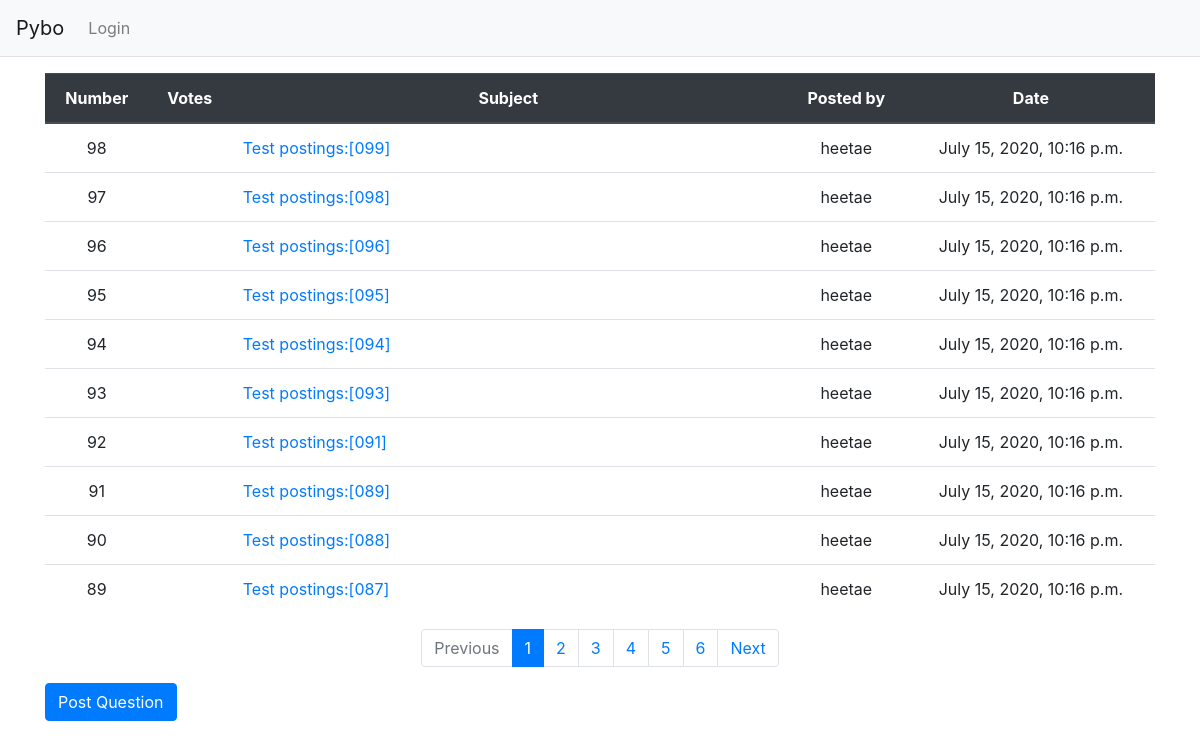
The page /pybo/ on the database as committed earlier.
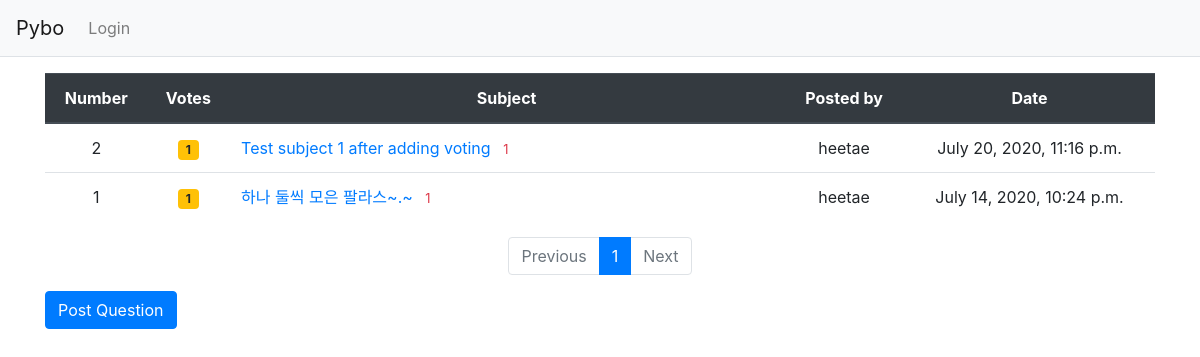
The same page on the database as committed later.
### pybo/models.py (models this page shows, shortened)
class Question(models.Model):
    author = models.ForeignKey(User, on_delete=models.CASCADE, related_name='author_question')
    subject = models.CharField(max_length=200)
    content = models.TextField()
    create_date = models.DateTimeField()
    modify_date = models.DateTimeField(null=True, blank=True)
    voter = models.ManyToManyField(User, related_name='voter_question')

### pybo/views/base_views.py (the view)
# urls.py: path('', base_views.index, name='index'),
def index(request):
    page = request.GET.get('page', '1')
    question_list = Question.objects.order_by('-create_date')
    paginator = Paginator(question_list, 10)
    page_obj = paginator.get_page(page)
    context = {'question_list': page_obj}
    return render(request, 'pybo/question_list.html', context)

### pybo/templatetags/pybo_filter.py (called while the page is built)
@register.filter
def sub(value, arg):
    return value - arg

### templates/pybo/question_list.html
{% extends 'base.html' %}
{% load pybo_filter %}
{% block content %}
<div class="container my-3">
    <table class="table">
        <thead>
        <tr class="text-center thead-dark">
            <th>Number</th>
            <th>Votes</th>
            <th style="width:50%">Subject</th>
            <th>Posted by</th>
            <th>Date</th>
        </tr>
        </thead>
        <tbody>
        {% if question_list %}
        {% for question in question_list %}
        <tr class="text-center">
            <td>
                {{ question_list.paginator.count|sub:question_list.start_index|sub:forloop.counter0|add:1 }}
            </td>
            <td>
                {% if question.voter.all.count > 0 %}
                <span class="badge badge-warning px-2 py-1">{{ question.voter.all.count }}</span>
                {% endif %}
            </td>
            <td class="text-left">
                <a href="{% url 'pybo:detail' question.id %}">{{ question.subject }}</a>
                {% if question.answer_set.count > 0 %}
                <span class="text-danger small ml-2">{{ question.answer_set.count }}</span>
                {% endif %}
            </td>
            <td>{{ question.author.username }}</td>
            <td>{{ question.create_date }}</td>
        </tr>
        {% endfor %}
        {% else %}
        <tr>
            <td colspan="3">No Questions.</td>
        </tr>
        {% endif %}
        </tbody>
    </table>
     <ul class="pagination justify-content-center">
        {% if question_list.has_previous %}
        <li class="page-item">
            <a class="page-link" href="?page={{ question_list.previous_page_number }}">Previous</a>
        </li>
        {% else %}
        <li class="page-item disabled">
            <a class="page-link" tabindex="-1" aria-disabled="true" href="#">Previous</a>
        </li>
        {% endif %}
        {% for page_number in question_list.paginator.page_range %}
         {% if page_number >= question_list.number|add:-5 and page_number <= question_list.number|add:5 %}
            {% if page_number == question_list.number %}
                <li class="page-item active" aria-current="page">
                    <a class="page-link" href="?page={{ page_number }}">{{ page_number }}</a>
                </li>
            {% else %}
                <li class="page-item">
                    <a class="page-link" href="?page={{ page_number }}">{{ page_number }}</a>
                </li>
            {% endif %}
         {% endif %}
        {% endfor %}
        {% if question_list.has_next %}
        <li class="page-item">
            <a class="page-link" href="?page={{ question_list.next_page_number }}">Next</a>
        </li>
        {% else %}
        <li class="page-item disabled">
            <a class="page-link" tabindex="-1" aria-disabled="true" href="#">Next</a>
        </li>
        {% endif %}
    </ul>
    <a href="{% url 'pybo:create_question' %}" class="btn btn-primary">Post Question</a>
</div>
{% endblock %}

Rows that differ between the two databases and show on the page:
removed Question: paginator.count|sub "98", subject "Test postings:[099]", author.username "heetae", create_date "July 15, 2020, 10:16 p.m."
removed Question: paginator.count|sub "97", subject "Test postings:[098]", author.username "heetae", create_date "July 15, 2020, 10:16 p.m."
removed Question: paginator.count|sub "96", subject "Test postings:[096]", author.username "heetae", create_date "July 15, 2020, 10:16 p.m."
removed Question: paginator.count|sub "95", subject "Test postings:[095]", author.username "heetae", create_date "July 15, 2020, 10:16 p.m."
removed Question: paginator.count|sub "94", subject "Test postings:[094]", author.username "heetae", create_date "July 15, 2020, 10:16 p.m."
removed Question: paginator.count|sub "93", subject "Test postings:[093]", author.username "heetae", create_date "July 15, 2020, 10:16 p.m."
removed Question: paginator.count|sub "92", subject "Test postings:[091]", author.username "heetae", create_date "July 15, 2020, 10:16 p.m."
removed Question: paginator.count|sub "91", subject "Test postings:[089]", author.username "heetae", create_date "July 15, 2020, 10:16 p.m."
removed Question: paginator.count|sub "90", subject "Test postings:[088]", author.username "heetae", create_date "July 15, 2020, 10:16 p.m."
removed Question: paginator.count|sub "89", subject "Test postings:[087]", author.username "heetae", create_date "July 15, 2020, 10:16 p.m."
added Question: paginator.count|sub "2", voter.all.count "1", subject "Test subject 1 after adding voting", answer_set.count "1", author.username "heetae", create_date "July 20, 2020, 11:16 p.m."
now on this page (row unchanged): Question: paginator.count|sub "1", voter.all.count "1", subject "하나 둘씩 모은 팔라스~.~", answer_set.count "1", author.username "heetae", create_date "July 14, 2020, 10:24 p.m."
Other text that changed with them:
list line gone: "2"
list line gone: "3"
list line gone: "4"
list line gone: "5"
list line gone: "6"
